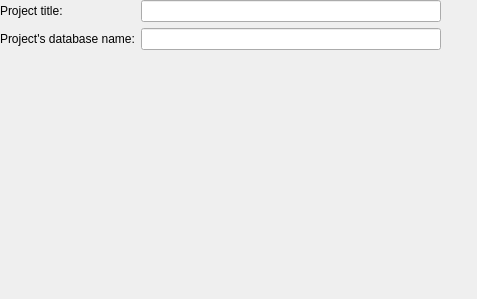
<?xml version="1.0" encoding="UTF-8"?>
<ui version="4.0">
 <class>KexiServerDBNamePage</class>
 <widget class="QWidget" name="KexiServerDBNamePage">
  <property name="geometry">
   <rect>
    <x>0</x>
    <y>0</y>
    <width>477</width>
    <height>299</height>
   </rect>
  </property>
  <layout class="QGridLayout" name="gridLayout">
   <property name="margin">
    <number>0</number>
   </property>
   <item row="0" column="0">
    <layout class="QFormLayout" name="formLayout">
     <item row="0" column="0">
      <widget class="QLabel" name="textLabel1">
       <property name="text">
        <string>Project title:</string>
       </property>
      </widget>
     </item>
     <item row="0" column="1">
      <widget class="QLineEdit" name="le_title">
       <property name="sizePolicy">
        <sizepolicy hsizetype="Expanding" vsizetype="Fixed">
         <horstretch>0</horstretch>
         <verstretch>0</verstretch>
        </sizepolicy>
       </property>
       <property name="minimumSize">
        <size>
         <width>100</width>
         <height>0</height>
        </size>
       </property>
       <property name="maximumSize">
        <size>
         <width>300</width>
         <height>16777215</height>
        </size>
       </property>
      </widget>
     </item>
     <item row="1" column="0">
      <widget class="QLabel" name="textLabel1_2">
       <property name="text">
        <string>Project's database name:</string>
       </property>
      </widget>
     </item>
     <item row="1" column="1">
      <widget class="QLineEdit" name="le_dbname">
       <property name="minimumSize">
        <size>
         <width>100</width>
         <height>0</height>
        </size>
       </property>
       <property name="maximumSize">
        <size>
         <width>300</width>
         <height>16777215</height>
        </size>
       </property>
      </widget>
     </item>
    </layout>
   </item>
   <item row="1" column="0">
    <spacer name="spacer2">
     <property name="orientation">
      <enum>Qt::Vertical</enum>
     </property>
     <property name="sizeType">
      <enum>QSizePolicy::Fixed</enum>
     </property>
     <property name="sizeHint" stdset="0">
      <size>
       <width>20</width>
       <height>12</height>
      </size>
     </property>
    </spacer>
   </item>
   <item row="2" column="0" colspan="2">
    <widget class="QFrame" name="frm_dblist">
     <property name="sizePolicy">
      <sizepolicy hsizetype="Preferred" vsizetype="MinimumExpanding">
       <horstretch>0</horstretch>
       <verstretch>0</verstretch>
      </sizepolicy>
     </property>
    </widget>
   </item>
  </layout>
 </widget>
 <layoutdefault spacing="6" margin="11"/>
 <resources/>
 <connections/>
</ui>
